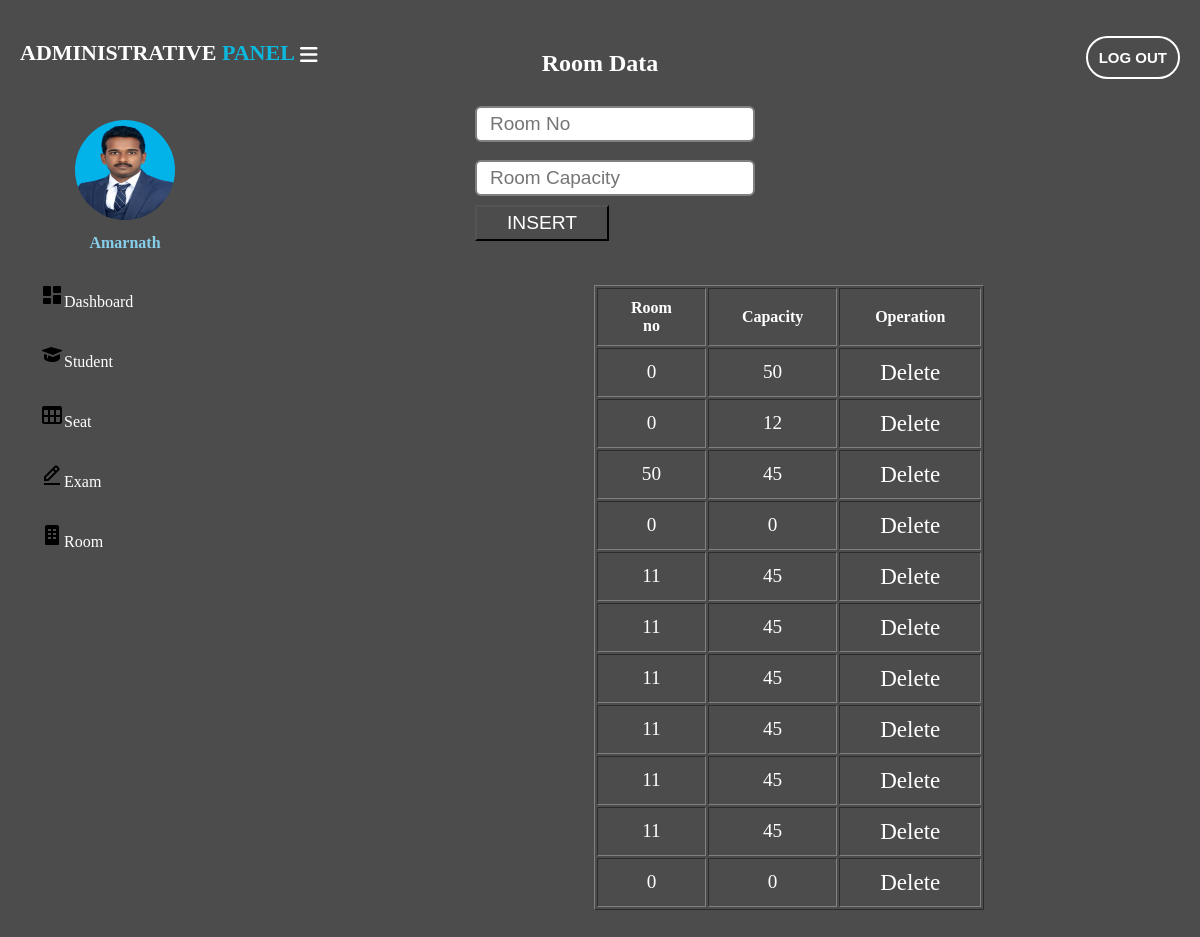
Screenshot of /room.php (signed in) with the database file from the repository.
### tables this page shows
CREATE TABLE `room` (
  `slno` int(4) NOT NULL,
  `roomno` int(4) NOT NULL,
  `capacity` int(4) NOT NULL
);

### room.php (the view, shortened to what this page needs)
<?php
    $servername = "localhost";
    $username = "root";
    $password = "";
    $database = "esas";
    $conn = mysqli_connect($servername, $username, $password, $database);
?>
<!DOCTYPE html>
<html lang="en">
<head>
    <link rel="stylesheet" href="https://cdnjs.cloudflare.com/ajax/libs/font-awesome/6.0.0-beta3/css/all.min.css">
</head>
<body>
    <header>
        <label for="check">
            <i class="fas fa-bars" id="sidebar_btn"></i>
        </label>
        <div class="left_area">
            <h3>administrative <span>panel</span></h3>
            <form method="POST">
                <button type="logout" id="logout" name="logout" class="logout_btn">LOG OUT</button>
            </form>
        </div>
    </header>
    <div class="sidebar">
        <center>
            <img src="11676.jpg" class="profile_image" alt="">
            <h4>Amarnath</h4>
        </center>
        <a href="adminpanel.php"><img
 /></i></i><span>Dashboard</span></a>
        <a href="studentdetails.php"><img
 /></i></i><span>Student</span></a>
        <a href="seat.php"><img
 /></i></i><span>Seat</span></a>
        <a href="exam.php"><img
 /></i></i><span>Exam</span></a>
        <a href="room.php"><img
 /></i></i><span>Room</span></a>
    </div>
    <section class="container">
        <h2 class="text-center">Room Data</h2>
        <div class="form">
            <form action="/esas/room.php" method="post">
            <input class="form-input" type="text" name="roomno" id="roomno" placeholder="Room No">
            <input class="form-input" type="text" name="capacity" id="capacity" placeholder="Room Capacity">
            <button type="submit" class="btn btn-primary">INSERT</button>
            </form>
        </div>
    </section>
    <div class="table">
        <table border="1" cellpadding="0">
            <tr>
            <th>Room no</th>
            <th>Capacity</th>
            <th>Operation</th>
            </tr>
            <?php
            $sql = "SELECT * FROM `room`";
            $result = mysqli_query($conn, $sql);
            while($row = mysqli_fetch_assoc($result))
            {
            echo "<tr>
            <td>". $row['roomno'] . "</td>
            <td>". $row['capacity'] . "</td>
            <td><a href='room.php?roomno=".$row['roomno'] . "' class='btn'>Delete</a></td>
            </tr>";
            }
        ?>
        </div>
</body>
</html>

### room.php (style rules this page uses)
body { margin: 0; padding: 0; background: rgba(0, 0, 0, 0.7) url('https://media.gettyimages.com/photos/papers-on-desks-by-window-in-classroom-picture-id1171004759?k=20&m=1171004759&s=612x612&w=0&h=uo7jXF2LkDwfi_hla-x6CJp7avfjNmStkzZn-ZsXGmE='); background-size: cover; background-blend-mode: darken; }
.table { margin: 44px 594px; max-width: 250px; width: 75%; border-collapse: collapse; }
table th { color: #fff; padding: 10px 33px; }
table td { color: #fff; font-size: 1.2em; padding: 10px; text-align: center; }
header { position: fixed; background: none; padding: 20px; width: 100%; height: 30px; }
.left_area h3 { color: #fff; margin: 0; text-transform: uppercase; font-size: 22px; font-weight: 900; }
.left_area span { color: #0DB8DE; }
.btn { background: none; color: #fff; font-size: 1.2em; padding: 5px 30px; text-decoration: none; }
.logout_btn { padding: 11px; background: none; text-decoration: none; float: right; margin-top: -30px; margin-right: 40px; border-radius: 25px; border: 2px solid white; font-size: 15px; font-weight: 600; color: #fff; cursor: pointer; }
.sidebar { background: none; margin-top: 70px; padding-top: 30px; position: fixed; left: 0; width: 250px; height: 100%; transition: 0.5s; transition-property: left; }
.sidebar .profile_image { width: 100px; height: 100px; border-radius: 100px; margin-bottom: 10px; }
.sidebar h4 { color: skyblue; margin-top: 0; margin-bottom: 20px; }
.sidebar a { color: #fff; display: block; width: 100%; line-height: 60px; text-decoration: none; padding-left: 40px; box-sizing: border-box; transition: 0.5s; transition-property: background; }
label #sidebar_btn { z-index: 1; color: #fff; position: fixed; cursor: pointer; left: 300px; font-size: 20px; margin: 5px 0; transition: 0.5s; transition-property: color; }
.text-center { padding-top: 30px; text-align: center; color: white; }
.form { max-width: 250px; margin: 0px auto; }
.form-input { margin: 9px 0px; width: 100%; padding: 5px 13px; font-size: 19px; border: 2px solid grey; border-radius: 6px; }

### rows the page displays
room: roomno "0", capacity "50"
room: roomno "0", capacity "12"
room: roomno "50", capacity "45"
room: roomno "0", capacity "0"
room: roomno "11", capacity "45"
room: roomno "11", capacity "45"
room: roomno "11", capacity "45"
room: roomno "11", capacity "45"
room: roomno "11", capacity "45"
room: roomno "11", capacity "45"
room: roomno "0", capacity "0"
